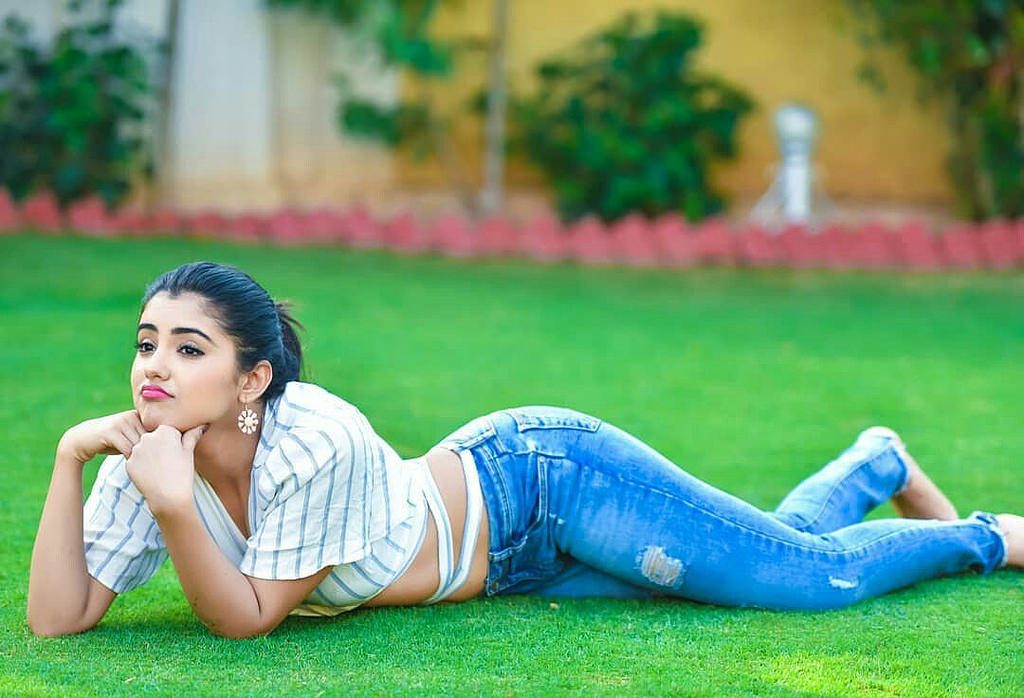
#> input picture resources/Malvika-Sharma-2019.jpg, 1024 x 698 px, given in place of the camera
$ python color_detection.py
#> lines starting #> are read from the running program, lines starting #| are printed output that depends on the picture; after the words box and inside, x2 and y2 are one past the last pixel; in counts of white or black regions, pixels touching at a corner belong together
### joining_images.py
import cv2
import numpy as np


def stackImages(scale,imgArray):
    rows = len(imgArray)
    cols = len(imgArray[0])
    rowsAvailable = isinstance(imgArray[0], list)
    width = imgArray[0][0].shape[1]
    height = imgArray[00][0].shape[0]
    if rowsAvailable:
        for x in range(0,rows):
            for y in range(0,cols):
                if imgArray[x][y].shape[:2] == imgArray[0][0].shape[:2]:
                    imgArray[x][y] = cv2.resize(imgArray[x][y], (0,0),None,scale,scale)
                else:
                    imgArray[x][y] = cv2.resize(imgArray[x][y],(imgArray[0][0].shape[1],imgArray[0][0].shape[0]))
                if len(imgArray[x][y].shape) == 2: imgArray[x][y] = cv2.cvtColor(imgArray[x][y],imgArray[0][0].shape[2])
        imgBlank = np.zeros((height,width,3),np.uint8)
        hor = [imgBlank]*rows
        hor_con = [imgBlank]*rows
        for x in range(0,rows):
            hor[x] = np.hstack(imgArray[x])
        ver = np.vstack(hor)
    else:
        for x in range(0,rows):
            if imgArray[x].shape[:2] == imgArray[0].shape[:2]:
                imgArray[x] = cv2.resize(imgArray[x], (0, 0), None, scale, scale)
            else:
                imgArray[x] = cv2.resize(imgArray[x], (imgArray[0].shape[1], imgArray[0].shape[0]))
            if len(imgArray[x].shape) == 2: imgArray[x] = cv2.cvtColor(imgArray[x], imgArray[0].shape[2])
        hor = np.hstack(imgArray)
        ver = hor
    return  ver


# [8 lines of commented-out code are left out]

### color_detection.py
import cv2
import numpy as np
from joining_images import stackImages
def empty(a):
    pass


frameWidth = 640
frameHeight = 480
cap = cv2.VideoCapture(0)
cap.set(3,frameWidth)
cap.set(4,frameHeight)
cap.set(10,130) # Brightness

cv2.namedWindow("Trackbars")
cv2.resizeWindow("Trackbars", 640, 240)
cv2.createTrackbar("Hue Min", "Trackbars", 10, 179,empty)
cv2.createTrackbar("Saturation Min", "Trackbars", 0, 255,empty)
cv2.createTrackbar("Value Min", "Trackbars", 45, 255, empty)
cv2.createTrackbar("Hue Max", "Trackbars", 179, 179,empty)
cv2.createTrackbar("Saturation Max", "Trackbars", 63, 255,empty)
cv2.createTrackbar("Value Max", "Trackbars", 213, 255,empty)

while True:
    success, img = cap.read()
#> img is the input picture: shape (698, 1024, 3); mean B, G, R 110.9, 157.1, 106.8


    imgHSV = cv2.cvtColor(img,cv2.COLOR_BGR2HSV)
#> imgHSV: shape (698, 1024, 3); mean H, S, V 62.3, 133.5, 171.7
    hue_min = cv2.getTrackbarPos("Hue Min","Trackbars")
    hue_max = cv2.getTrackbarPos("Hue Max","Trackbars")
    sat_min = cv2.getTrackbarPos("Saturation Min","Trackbars")
    sat_max = cv2.getTrackbarPos("Saturation Max","Trackbars")
    val_min = cv2.getTrackbarPos("Value Min","Trackbars")
    val_max = cv2.getTrackbarPos("Value Max","Trackbars")
    print(hue_min,hue_max,sat_min,sat_max,val_min,val_max)
    lower = np.array([hue_min,sat_min,val_min])
    upper =np.array([hue_max,sat_max,val_max])
    mask =cv2.inRange(imgHSV,lower,upper)
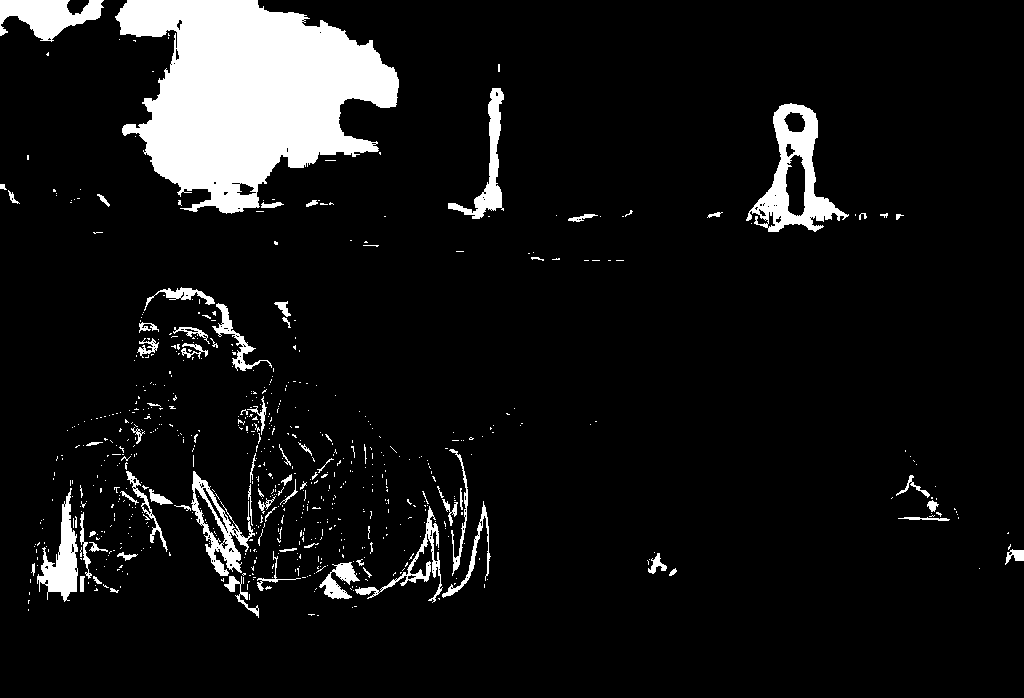
#> mask: shape (698, 1024); 8.5% white; 696 white regions (620 under 20 px), largest, box (x1, y1, x2, y2) and area: (115, 0, 399, 214) 37050, (746, 103, 849, 232) 4491, (0, 0, 104, 42) 2498
    imgResult = cv2.bitwise_and(img,img, mask=mask)
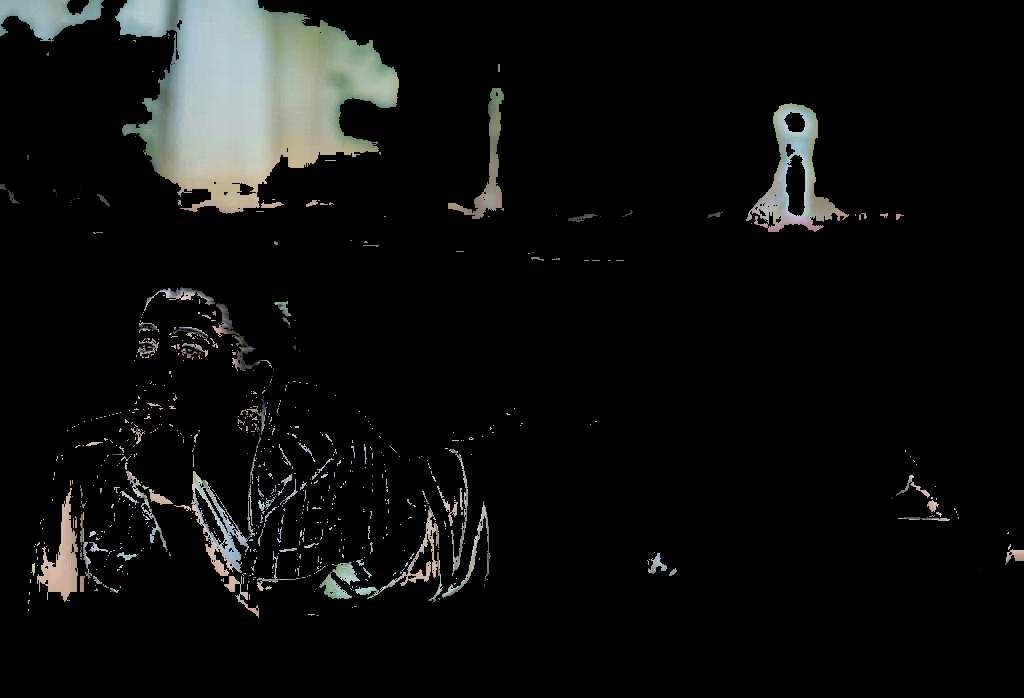
#> imgResult: shape (698, 1024, 3); mean B, G, R 13.8, 14.6, 13.8

    # [4 lines of commented-out code are left out]

    imgStack = stackImages(0.6,([img,imgHSV],[mask,imgResult]))
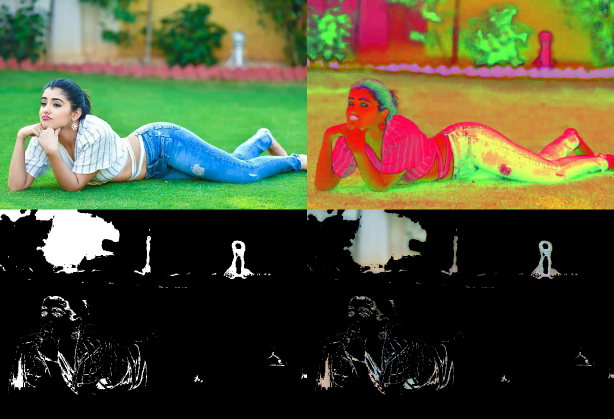
#> imgStack: shape (838, 1228, 3) (shown at 1/2 size); mean B, G, R 52.1, 81.7, 78.4

    cv2.imshow("Stacked",imgStack)
    if cv2.waitKey(1) & 0xFF == ord('q'):
#> (key q is pressed here)
        break

$ run again, on resources/Malvika.jpg
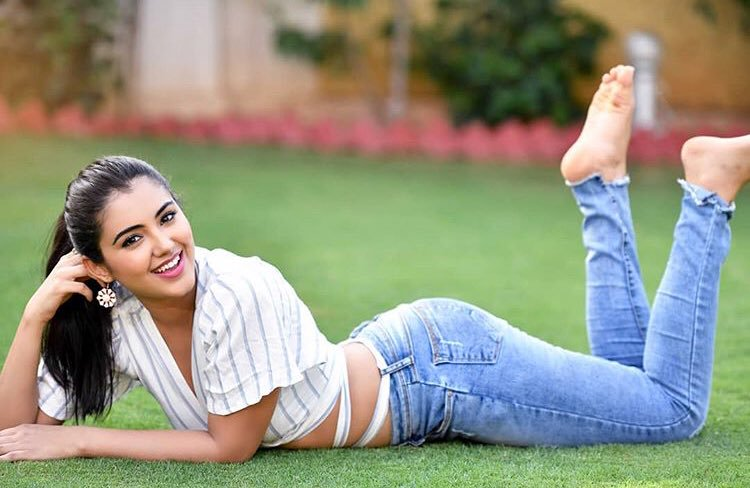
#> input picture resources/Malvika.jpg, 750 x 488 px, given in place of the camera
#> img is the input picture: shape (488, 750, 3); mean B, G, R 129.3, 149.5, 147.1
#> imgHSV: shape (488, 750, 3); mean H, S, V 55.3, 89.8, 172
#> `mask =cv2.inRange(imgHSV,lower,upper)`:
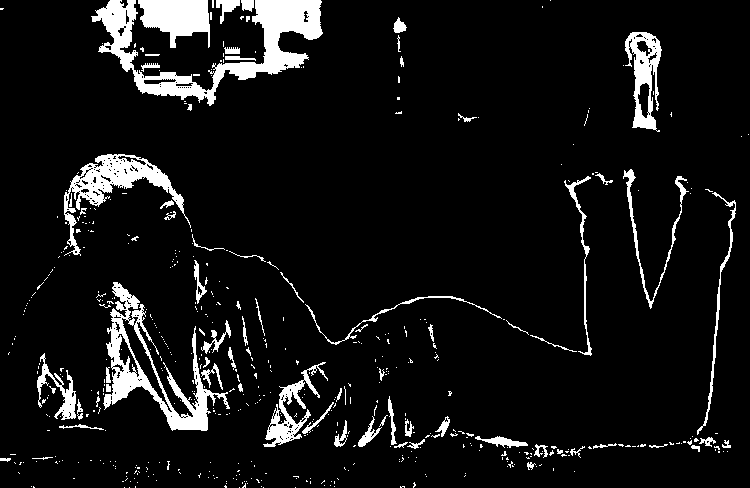
#> mask: shape (488, 750); 7.9% white; 525 white regions (452 under 20 px), largest, box (x1, y1, x2, y2) and area: (91, 0, 323, 106) 6837, (103, 282, 230, 431) 4405, (64, 154, 191, 256) 3051
#> `imgStack = stackImages(0.6,([img,imgHSV],[mask,imgResult]))`:
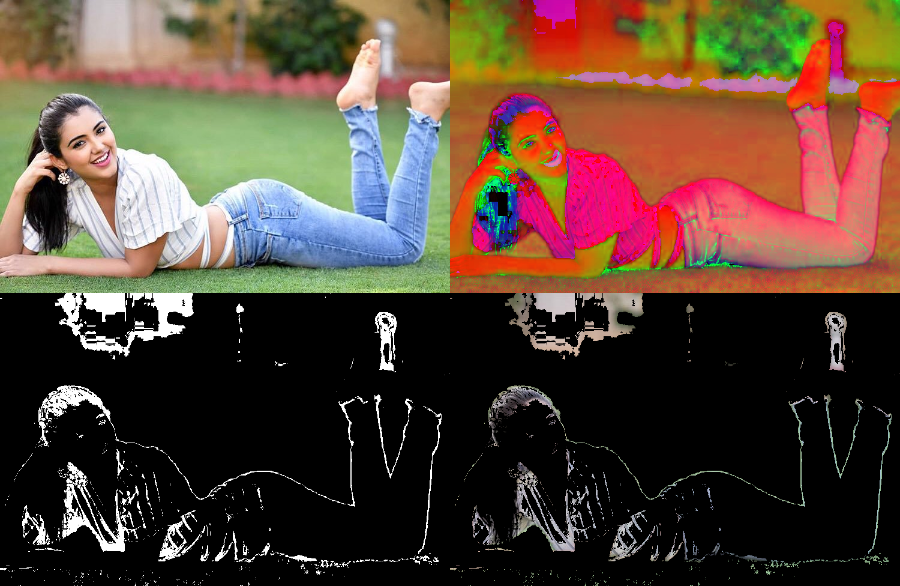
#> imgStack: shape (586, 900, 3); mean B, G, R 54.1, 67.9, 87.9
